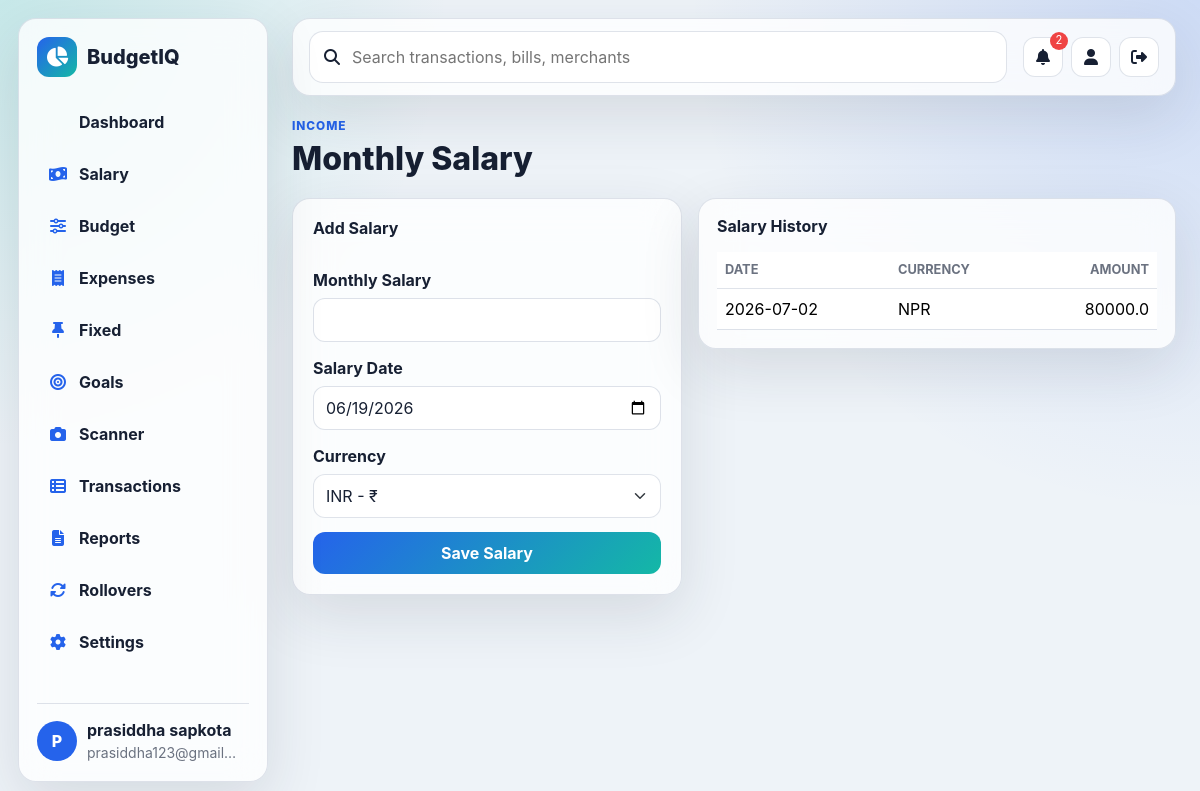
/salary (signed in), run on the app's committed database.
### models.py (models this page shows, shortened)
class User(UserMixin, db.Model):
    __tablename__ = "users"
    id = db.Column(db.Integer, primary_key=True)
    name = db.Column(db.String(120), nullable=False)
    email = db.Column(db.String(255), nullable=False, unique=True, index=True)
    password_hash = db.Column(db.String(255), nullable=False)
    created_at = db.Column(db.DateTime, default=datetime.utcnow)

class Salary(db.Model):
    __tablename__ = "salary"
    id = db.Column(db.Integer, primary_key=True)
    user_id = db.Column(db.Integer, db.ForeignKey("users.id"), nullable=False)
    amount = db.Column(db.Float, nullable=False)
    salary_date = db.Column(db.Date, nullable=False, default=date.today)
    currency = db.Column(db.String(12), nullable=False, default="INR")
    created_at = db.Column(db.DateTime, default=datetime.utcnow)

### routes/main.py (the view, shortened to what this page needs)
@main_bp.route("/salary", methods=["GET", "POST"])
@login_required
def salary():
    salaries = Salary.query.filter_by(user_id=current_user.id).order_by(Salary.salary_date.desc()).all()
    return render_template("salary.html", salaries=salaries)

### templates/salary.html (shortened to what this page needs)
{% extends "base.html" %}
{% block content %}
<section class="page-head"><div><p class="eyebrow">Income</p><h1>Monthly Salary</h1></div></section>
<section class="two-col">
  <form class="glass-panel stack-form" method="post">
    <h2>Add Salary</h2>
    <label>Monthly Salary<input class="form-control" type="number" step="0.01" name="amount" required></label>
    <label>Salary Date<input class="form-control" type="date" name="salary_date" value="{{ today }}" required></label>
    <label>Currency<select class="form-select" name="currency"><option value="INR">INR - ₹</option></select></label>
    <button class="btn btn-primary">Save Salary</button>
  </form>
  <div class="glass-panel table-card">
    <h2>Salary History</h2>
    <table class="table app-table"><thead><tr><th>Date</th><th>Currency</th><th class="text-end">Amount</th></tr></thead><tbody>
    {% for row in salaries %}<tr><td>{{ row.salary_date }}</td><td>{{ row.currency }}</td><td class="text-end">{{ row.amount|round(2) }}</td></tr>{% endfor %}
    </tbody></table>
  </div>
</section>
{% endblock %}

### templates/base.html (shortened to what this page needs)
<!doctype html>
<html lang="en" data-theme="{{ active_theme }}">
<head>
  <link href="https://cdn.jsdelivr.net/npm/bootstrap@5.3.3/dist/css/bootstrap.min.css" rel="stylesheet">
  <link href="https://cdnjs.cloudflare.com/ajax/libs/font-awesome/6.5.2/css/all.min.css" rel="stylesheet">
  <link href="{{ url_for('static', filename='css/style.css') }}" rel="stylesheet">
</head>
<body>
  {% if current_user.is_authenticated %}
  <aside class="sidebar glass-panel">
    <div class="brand"><span class="brand-icon"><i class="fa-solid fa-chart-pie"></i></span><span>BudgetIQ</span></div>
    <nav>
      <a href="{{ url_for('main.dashboard') }}"> Dashboard</a>
      <a href="{{ url_for('main.salary') }}"><i class="fa-solid fa-money-bill-wave"></i> Salary</a>
      <a href="{{ url_for('main.budget') }}"><i class="fa-solid fa-sliders"></i> Budget</a>
      <a href="{{ url_for('main.expenses') }}"><i class="fa-solid fa-receipt"></i> Expenses</a>
      <a href="{{ url_for('main.fixed') }}"><i class="fa-solid fa-thumbtack"></i> Fixed</a>
      <a href="{{ url_for('main.goals') }}"><i class="fa-solid fa-bullseye"></i> Goals</a>
      <a href="{{ url_for('main.scanner') }}"><i class="fa-solid fa-camera"></i> Scanner</a>
      <a href="{{ url_for('main.transactions') }}"><i class="fa-solid fa-table-list"></i> Transactions</a>
      <a href="{{ url_for('main.reports') }}"><i class="fa-solid fa-file-lines"></i> Reports</a>
      <a href="{{ url_for('main.rollovers') }}"><i class="fa-solid fa-rotate"></i> Rollovers</a>
      <a href="{{ url_for('main.settings') }}"><i class="fa-solid fa-gear"></i> Settings</a>
    </nav>
    <div class="profile-chip">
      <div class="avatar">{{ current_user.name[:1]|upper }}</div>
      <div><strong>{{ current_user.name }}</strong><small>{{ current_user.email }}</small></div>
    </div>
  </aside>
  {% endif %}
  <main class="{% if current_user.is_authenticated %}app-shell{% else %}auth-shell{% endif %}">
    {% if current_user.is_authenticated %}
    <header class="topbar glass-panel">
      <form class="searchbar" action="{{ url_for('main.transactions') }}">
        <i class="fa-solid fa-magnifying-glass"></i>
        <input name="q" placeholder="Search transactions, bills, merchants">
      </form>
      <div class="top-actions">
        <form method="post" action="{{ url_for('main.mark_notifications_read') }}">
          <button class="icon-btn" title="Notifications"><i class="fa-solid fa-bell"></i>{% if unread_count %}<span>{{ unread_count }}</span>{% endif %}</button>
        </form>
        <a class="icon-btn" href="{{ url_for('main.profile') }}" title="Profile"><i class="fa-solid fa-user"></i></a>
        <a class="icon-btn" href="{{ url_for('auth.logout') }}" title="Logout"><i class="fa-solid fa-right-from-bracket"></i></a>
      </div>
    </header>
    {% endif %}
    {% block content %}{% endblock %}
  </main>
</body>
</html>

### static/css/style.css (style rules this page uses)
:root { --bg: #eef3f8; --panel: rgba(255, 255, 255, 0.78); --panel-strong: rgba(255, 255, 255, 0.92); --text: #172033; --muted: #6b7280; --line: rgba(148, 163, 184, 0.3); --primary: #2563eb; --primary-2: #14b8a6; --danger: #ef4444; --shadow: 0 20px 60px rgba(31, 41, 55, 0.12); }
* { box-sizing: border-box; }
body { min-height: 100vh; margin: 0; color: var(--text); background: radial-gradient(circle at top left, rgba(20, 184, 166, 0.18), transparent 28rem), radial-gradient(circle at top right, rgba(37, 99, 235, 0.16), transparent 32rem), var(--bg); font-family: Inter, "Segoe UI", Arial, sans-serif; }
a { color: var(--primary); text-decoration: none; }
h1 { font-size: 2rem; font-weight: 800; margin: 0; letter-spacing: 0; }
h2 { font-size: 1rem; font-weight: 750; margin: 0 0 1rem; letter-spacing: 0; }
small, .muted { color: var(--muted); }
.glass-panel { background: var(--panel); border: 1px solid var(--line); border-radius: 18px; box-shadow: var(--shadow); backdrop-filter: blur(18px); }
.sidebar { position: fixed; inset: 18px auto 18px 18px; width: 250px; padding: 18px; display: flex; flex-direction: column; z-index: 10; }
.brand { display: flex; align-items: center; gap: 10px; font-size: 1.25rem; font-weight: 800; margin-bottom: 22px; }
.brand-icon { width: 40px; height: 40px; display: grid; place-items: center; border-radius: 12px; background: linear-gradient(135deg, var(--primary), var(--primary-2)); color: white; }
.sidebar nav { display: grid; gap: 6px; }
.sidebar nav a { color: var(--text); padding: 11px 12px; border-radius: 12px; display: flex; gap: 12px; align-items: center; font-weight: 650; }
.sidebar nav i { width: 18px; color: var(--primary); text-align: center; }
.profile-chip { margin-top: auto; display: flex; gap: 10px; align-items: center; padding-top: 14px; border-top: 1px solid var(--line); min-width: 0; }
.profile-chip small { display: block; overflow: hidden; text-overflow: ellipsis; white-space: nowrap; max-width: 150px; }
.avatar { width: 40px; height: 40px; border-radius: 50%; display: grid; place-items: center; background: var(--primary); color: #fff; font-weight: 800; }
.app-shell { padding: 18px 24px 40px 292px; }
.topbar { min-height: 72px; padding: 12px 16px; display: flex; align-items: center; gap: 16px; margin-bottom: 22px; }
.searchbar { flex: 1; display: flex; align-items: center; gap: 10px; padding: 12px 14px; border: 1px solid var(--line); border-radius: 14px; background: var(--panel-strong); }
.searchbar input { width: 100%; border: 0; outline: 0; background: transparent; color: var(--text); }
.top-actions, .button-row { display: flex; align-items: center; gap: 8px; }
.icon-btn { position: relative; width: 40px; height: 40px; border: 1px solid var(--line); background: var(--panel-strong); color: var(--text); border-radius: 12px; display: inline-grid; place-items: center; }
.icon-btn span { position: absolute; top: -6px; right: -6px; min-width: 18px; height: 18px; padding: 0 5px; border-radius: 9px; background: var(--danger); color: #fff; font-size: 0.7rem; }
.page-head { display: flex; align-items: center; justify-content: space-between; gap: 16px; margin-bottom: 20px; }
.eyebrow { margin: 0 0 4px; text-transform: uppercase; color: var(--primary); font-size: 0.74rem; font-weight: 800; letter-spacing: 0.08em; }
.chart-card, .budget-summary, .alerts-card, .table-card, .goals-mini, .goal-card { padding: 18px; }
.app-table { color: var(--text); margin: 0; }
.app-table th { color: var(--muted); border-color: var(--line); font-size: 0.8rem; text-transform: uppercase; }
.app-table td { border-color: var(--line); vertical-align: middle; }
.two-col { display: grid; grid-template-columns: 390px minmax(0, 1fr); gap: 16px; align-items: start; }
.stack-form { padding: 20px; display: grid; gap: 14px; }
.stack-form label { display: grid; gap: 6px; font-weight: 700; }
.form-control, .form-select { min-height: 44px; border-radius: 12px; border-color: var(--line); background-color: var(--panel-strong); color: var(--text); }
.btn { border-radius: 12px; font-weight: 750; min-height: 42px; }
.btn-primary { background: linear-gradient(135deg, var(--primary), var(--primary-2)); border: 0; }

### data on the page
User: name "P", name "prasiddha sapkota", email "prasiddha123@gmail…"
Salary: salary_date "2026-07-02", currency "NPR", amount "80000.0"

### other printed values
{{ unread_count }} "2"
